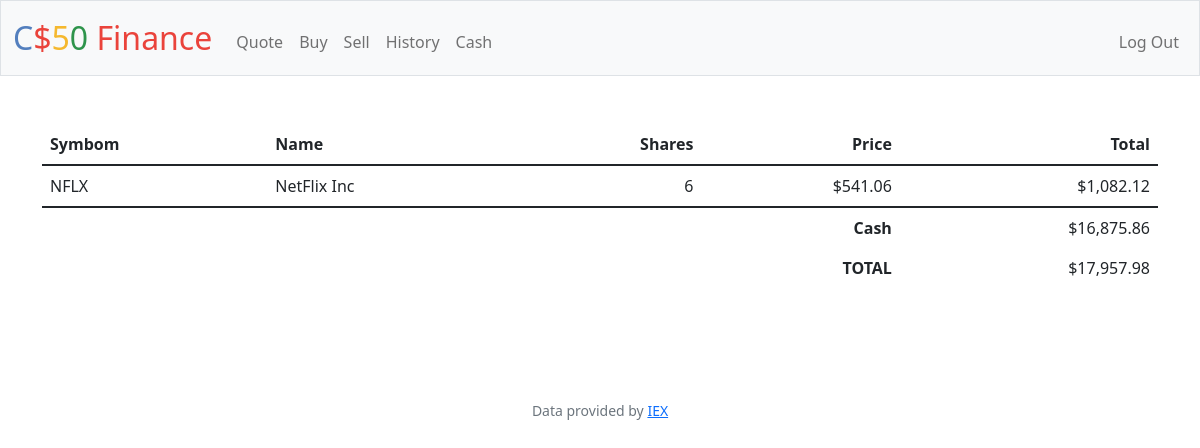
The page / (signed in) on the database its author committed.
### tables this page shows
CREATE TABLE finances (id INTEGER, symbol TEXT NOT NULL, name TEXT NOT NULL, price NUMERIC NOT NULL, shares INTEGER NOT NULL, total NUMERIC NOT NULL, PRIMARY KEY(id));

### finance/app.py (the view)
@app.route("/")
@login_required
def index():
    message = "Some thing goes worng!"
    if request.method == "GET":
        actions = db.execute("SELECT * FROM finances WHERE id = ?", session["user_id"])
        cash = db.execute("SELECT cash FROM users WHERE id = ?", session["user_id"])
        total = 0
        for c in actions:
            total += c["total"]
        cash = round(cash[0]["cash"], 2)
        total += cash
        total = round(total, 2)
        return render_template("index.html", actions=actions, cash=cash, total=total)
    return apology(message)

### finance/app.py (called while the page is built)
@app.after_request
def after_request(response):
    response.headers["Cache-Control"] = "no-cache, no-store, must-revalidate"
    response.headers["Expires"] = 0
    response.headers["Pragma"] = "no-cache"
    return response

### finance/helpers.py (called while the page is built)
def login_required(f):
    @wraps(f)
    def decorated_function(*args, **kwargs):
        if session.get("user_id") is None:
            return redirect("/login")
        return f(*args, **kwargs)
    return decorated_function

def usd(value):
    return f"${value:,.2f}"

### finance/templates/index.html (shortened to what this page needs)
{% extends "layout.html"%}
{% block main %}
    <table class="table">
        <thead>
            <tr>
                <th class="text-start" >Symbom</th>
                <th class="text-start" >Name</th>
                <th class="text-end" >Shares</th>
                <th class="text-end" >Price</th>
                <th class="text-end" >Total</th>
            </tr>
        </thead>
        <tbody>
            {% for action in actions %}
                <tr>
                    <td class="text-start" >{{ action["symbol"] }}</td>
                    <td class="text-start" >{{ action["name"] }}</td>
                    <td class="text-end" >{{ action["shares"] }}</td>
                    <td class="text-end" >{{ action["price"]|usd }}</td>
                    <td class="text-end" >{{ action["total"]|usd }}</td>
                </tr>
            {% endfor %}
        <tbody>
        <tfoot>
            <tr>
                <td class="border-0 fw-bold text-end" colspan="4" >Cash</td>
                <td class="border-0 text-end"> {{ cash|usd }} </td>
            </tr>
            <tr>
                <td class="border-0 fw-bold text-end" colspan="4" >TOTAL</td>
                <td class="border-0 w-bold text-end" > {{ total|usd }} </td>
            </tr>
        </tfoot>
    </table>
{% endblock %}

### rows shown on the page
finances: symbol "NFLX", name "NetFlix Inc", shares "6", price "$541.06", total "$1,082.12"

### other values the page prints
{{ cash|usd }} "$16,875.86"
{{ total|usd }} "$17,957.98"
